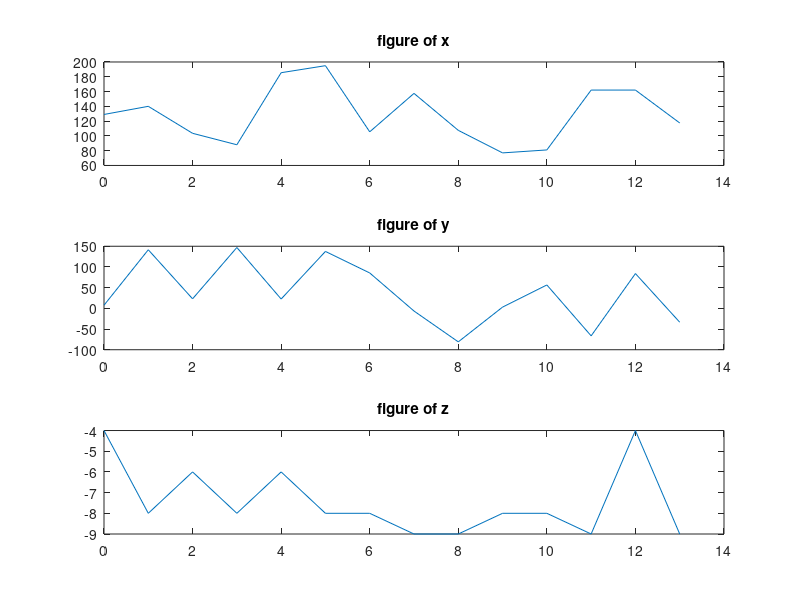

The MATLAB source for this figure:
% 将三个初始向量用三个图像并排的方式绘制在一张图片中
load("init.mat");
a=0:1:13;
subplot(3,1,1);
plot(a,x);
title("figure of x");

subplot(3,1,2); 
plot(a,y);
title("figure of y");

subplot(3,1,3);
plot(a,z);
title("figure of z");